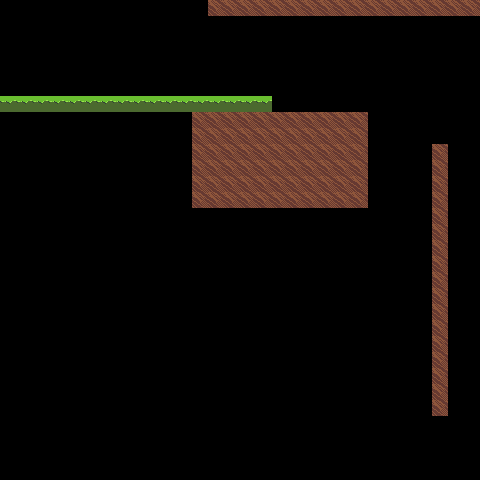

Rendered tile map (Tiled .tmx) drawn with the repository's tilesets; below, a short description and the full map source, tile grids included:
An orthogonal 30x30 tile map with 16x16 px tiles, 1 tile layer (collision), 1 hidden layer not drawn.

<map version="1.5" tiledversion="1.6.0" orientation="orthogonal" renderorder="right-down" width="30" height="30" tilewidth="16" tileheight="16" infinite="0" nextlayerid="3" nextobjectid="1">
 <editorsettings>
  <export target="test_layer_3.csv" format="csv" />
 </editorsettings>
 <tileset firstgid="1" name="Ground01" tilewidth="16" tileheight="16" tilecount="64" columns="8">
  <image source="../Sprites/map/Ground01.png" width="128" height="128" />
 </tileset>
 <layer id="2" name="bg_1" width="30" height="30" visible="0">
  <data encoding="csv">
0,0,0,0,0,0,0,0,0,0,0,0,0,0,0,1,1,1,1,1,1,1,1,1,1,1,1,1,1,1,
0,0,0,0,0,0,0,0,0,0,0,0,0,0,0,0,0,0,0,0,0,0,0,0,0,0,0,0,0,0,
0,0,0,0,0,0,0,0,0,0,0,0,0,0,0,1,1,1,1,1,1,1,1,1,1,1,0,0,0,0,
0,0,0,0,0,0,0,0,0,0,0,0,0,0,0,0,0,0,0,0,0,0,0,0,0,0,0,0,0,0,
0,0,0,0,0,0,0,0,0,0,0,0,0,0,0,0,0,0,0,0,0,0,0,0,0,0,0,0,0,0,
0,0,0,0,0,0,0,0,0,0,0,0,0,0,0,0,0,0,0,0,0,0,0,0,0,0,0,0,0,0,
0,0,0,0,0,0,0,0,0,0,0,0,0,0,0,0,0,0,0,0,0,0,0,0,0,0,0,0,0,0,
0,0,0,0,0,0,0,0,0,0,0,0,0,0,0,0,0,0,0,0,0,0,0,0,0,0,0,0,0,0,
0,0,0,0,0,0,0,0,0,0,0,0,0,0,0,0,0,0,0,0,0,0,0,0,0,0,0,0,0,0,
0,0,0,0,0,0,0,0,0,0,0,0,0,0,0,0,0,0,0,0,0,0,0,0,0,0,0,0,0,0,
0,0,0,0,0,0,0,0,0,0,0,0,0,0,0,0,0,0,0,0,0,0,0,0,0,0,0,0,0,0,
0,0,0,0,0,0,0,0,0,0,0,0,0,0,0,0,0,0,0,0,0,0,0,0,0,0,0,0,0,0,
0,0,0,0,0,0,0,0,0,0,0,0,0,0,0,0,0,0,0,0,0,0,0,0,0,0,0,0,0,0,
0,0,0,0,0,0,0,0,0,0,0,0,0,0,0,0,0,0,0,0,0,0,0,0,0,0,0,0,0,0,
0,0,0,0,0,0,0,0,0,0,0,0,0,0,0,0,0,0,0,0,0,0,0,0,0,0,0,0,0,0,
0,0,0,0,0,0,0,0,0,0,0,0,0,0,0,0,0,0,0,0,0,0,0,0,0,0,0,0,0,0,
0,0,0,0,0,0,0,0,0,0,0,0,0,0,0,0,0,0,0,0,0,0,0,0,0,0,0,0,0,0,
0,0,0,0,0,0,0,0,0,0,0,0,0,0,0,0,0,0,0,0,0,0,0,0,0,0,0,0,0,0,
0,0,0,0,0,0,0,0,0,0,0,0,0,0,0,0,0,0,0,0,0,0,0,0,0,0,0,0,0,0,
0,0,0,0,0,0,0,0,0,0,0,0,0,0,0,0,0,0,0,0,0,0,0,0,0,0,0,0,0,0,
0,0,0,0,0,0,0,0,0,0,0,0,0,0,0,0,0,0,0,0,0,0,0,0,0,0,0,0,0,0,
0,0,0,0,0,0,0,0,0,0,0,0,0,0,0,0,0,0,0,0,0,0,0,0,0,0,0,0,0,0,
0,0,0,0,0,0,0,0,0,0,0,0,0,0,0,0,0,0,0,0,0,0,0,0,0,0,0,0,0,0,
0,0,0,0,0,0,0,0,0,0,0,0,0,0,0,0,0,0,0,0,0,0,0,0,0,0,0,0,0,0,
0,0,0,0,0,0,0,0,0,0,0,0,0,0,0,0,0,0,0,0,0,0,0,0,0,0,0,0,0,0,
0,0,0,0,0,0,0,0,0,0,0,0,0,0,0,0,0,0,0,0,0,0,0,0,0,0,0,0,0,0,
0,0,0,0,0,0,0,0,0,0,0,0,0,0,0,0,0,0,0,0,0,0,0,0,0,0,0,0,0,0,
0,0,0,0,0,0,0,0,0,0,0,0,0,0,0,0,0,0,0,0,0,0,0,0,0,0,0,0,0,0,
0,0,0,0,0,0,0,0,0,0,0,0,0,0,0,0,0,0,0,0,0,0,0,0,0,0,0,0,0,0,
0,0,0,0,0,0,0,0,0,0,0,0,0,0,0,0,0,0,0,0,0,0,0,0,0,0,0,0,0,0
</data>
 </layer>
 <layer id="1" name="collision" width="30" height="30">
  <data encoding="csv">
0,0,0,0,0,0,0,0,0,0,0,0,0,1,1,1,1,1,1,1,1,1,1,1,1,1,1,1,1,1,
0,0,0,0,0,0,0,0,0,0,0,0,0,0,0,0,0,0,0,0,0,0,0,0,0,0,0,0,0,0,
0,0,0,0,0,0,0,0,0,0,0,0,0,0,0,0,0,0,0,0,0,0,0,0,0,0,0,0,0,0,
0,0,0,0,0,0,0,0,0,0,0,0,0,0,0,0,0,0,0,0,0,0,0,0,0,0,0,0,0,0,
0,0,0,0,0,0,0,0,0,0,0,0,0,0,0,0,0,0,0,0,0,0,0,0,0,0,0,0,0,0,
0,0,0,0,0,0,0,0,0,0,0,0,0,0,0,0,0,0,0,0,0,0,0,0,0,0,0,0,0,0,
2,2,2,2,2,2,2,2,2,2,2,2,2,2,2,2,2,0,0,0,0,0,0,0,0,0,0,0,0,0,
0,0,0,0,0,0,0,0,0,0,0,0,1,1,1,1,1,1,1,1,1,1,1,0,0,0,0,0,0,0,
0,0,0,0,0,0,0,0,0,0,0,0,1,1,1,1,1,1,1,1,1,1,1,0,0,0,0,0,0,0,
0,0,0,0,0,0,0,0,0,0,0,0,1,1,1,1,1,1,1,1,1,1,1,0,0,0,0,1,0,0,
0,0,0,0,0,0,0,0,0,0,0,0,1,1,1,1,1,1,1,1,1,1,1,0,0,0,0,1,0,0,
0,0,0,0,0,0,0,0,0,0,0,0,1,1,1,1,1,1,1,1,1,1,1,0,0,0,0,1,0,0,
0,0,0,0,0,0,0,0,0,0,0,0,1,1,1,1,1,1,1,1,1,1,1,0,0,0,0,1,0,0,
0,0,0,0,0,0,0,0,0,0,0,0,0,0,0,0,0,0,0,0,0,0,0,0,0,0,0,1,0,0,
0,0,0,0,0,0,0,0,0,0,0,0,0,0,0,0,0,0,0,0,0,0,0,0,0,0,0,1,0,0,
0,0,0,0,0,0,0,0,0,0,0,0,0,0,0,0,0,0,0,0,0,0,0,0,0,0,0,1,0,0,
0,0,0,0,0,0,0,0,0,0,0,0,0,0,0,0,0,0,0,0,0,0,0,0,0,0,0,1,0,0,
0,0,0,0,0,0,0,0,0,0,0,0,0,0,0,0,0,0,0,0,0,0,0,0,0,0,0,1,0,0,
0,0,0,0,0,0,0,0,0,0,0,0,0,0,0,0,0,0,0,0,0,0,0,0,0,0,0,1,0,0,
0,0,0,0,0,0,0,0,0,0,0,0,0,0,0,0,0,0,0,0,0,0,0,0,0,0,0,1,0,0,
0,0,0,0,0,0,0,0,0,0,0,0,0,0,0,0,0,0,0,0,0,0,0,0,0,0,0,1,0,0,
0,0,0,0,0,0,0,0,0,0,0,0,0,0,0,0,0,0,0,0,0,0,0,0,0,0,0,1,0,0,
0,0,0,0,0,0,0,0,0,0,0,0,0,0,0,0,0,0,0,0,0,0,0,0,0,0,0,1,0,0,
0,0,0,0,0,0,0,0,0,0,0,0,0,0,0,0,0,0,0,0,0,0,0,0,0,0,0,1,0,0,
0,0,0,0,0,0,0,0,0,0,0,0,0,0,0,0,0,0,0,0,0,0,0,0,0,0,0,1,0,0,
0,0,0,0,0,0,0,0,0,0,0,0,0,0,0,0,0,0,0,0,0,0,0,0,0,0,0,1,0,0,
0,0,0,0,0,0,0,0,0,0,0,0,0,0,0,0,0,0,0,0,0,0,0,0,0,0,0,0,0,0,
0,0,0,0,0,0,0,0,0,0,0,0,0,0,0,0,0,0,0,0,0,0,0,0,0,0,0,0,0,0,
0,0,0,0,0,0,0,0,0,0,0,0,0,0,0,0,0,0,0,0,0,0,0,0,0,0,0,0,0,0,
0,0,0,0,0,0,0,0,0,0,0,0,0,0,0,0,0,0,0,0,0,0,0,0,0,0,0,0,0,0
</data>
 </layer>
</map>
